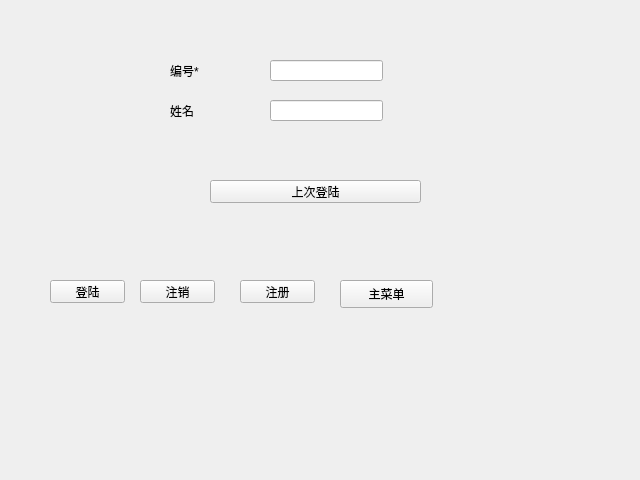
<?xml version="1.0" encoding="UTF-8"?>
<ui version="4.0">
 <class>LoginWidget</class>
 <widget class="QWidget" name="LoginWidget">
  <property name="geometry">
   <rect>
    <x>0</x>
    <y>0</y>
    <width>640</width>
    <height>480</height>
   </rect>
  </property>
  <property name="windowTitle">
   <string>Form</string>
  </property>
  <widget class="QPushButton" name="returnButton">
   <property name="geometry">
    <rect>
     <x>340</x>
     <y>280</y>
     <width>93</width>
     <height>28</height>
    </rect>
   </property>
   <property name="text">
    <string>主菜单</string>
   </property>
  </widget>
  <widget class="QPushButton" name="signupButton">
   <property name="geometry">
    <rect>
     <x>240</x>
     <y>280</y>
     <width>75</width>
     <height>23</height>
    </rect>
   </property>
   <property name="text">
    <string>注册</string>
   </property>
  </widget>
  <widget class="QLineEdit" name="idLineEdit">
   <property name="geometry">
    <rect>
     <x>270</x>
     <y>60</y>
     <width>113</width>
     <height>21</height>
    </rect>
   </property>
  </widget>
  <widget class="QLabel" name="nameLabel">
   <property name="geometry">
    <rect>
     <x>170</x>
     <y>100</y>
     <width>72</width>
     <height>21</height>
    </rect>
   </property>
   <property name="text">
    <string>姓名</string>
   </property>
  </widget>
  <widget class="QLabel" name="idLabel">
   <property name="geometry">
    <rect>
     <x>170</x>
     <y>60</y>
     <width>72</width>
     <height>21</height>
    </rect>
   </property>
   <property name="text">
    <string>编号*</string>
   </property>
  </widget>
  <widget class="QLineEdit" name="nameLineEdit">
   <property name="geometry">
    <rect>
     <x>270</x>
     <y>100</y>
     <width>113</width>
     <height>21</height>
    </rect>
   </property>
  </widget>
  <widget class="QPushButton" name="loginButton">
   <property name="geometry">
    <rect>
     <x>50</x>
     <y>280</y>
     <width>75</width>
     <height>23</height>
    </rect>
   </property>
   <property name="text">
    <string>登陆</string>
   </property>
  </widget>
  <widget class="QPushButton" name="logoffButton">
   <property name="geometry">
    <rect>
     <x>140</x>
     <y>280</y>
     <width>75</width>
     <height>23</height>
    </rect>
   </property>
   <property name="text">
    <string>注销</string>
   </property>
  </widget>
  <widget class="QPushButton" name="lastloginButton">
   <property name="geometry">
    <rect>
     <x>210</x>
     <y>180</y>
     <width>211</width>
     <height>23</height>
    </rect>
   </property>
   <property name="text">
    <string>上次登陆</string>
   </property>
  </widget>
 </widget>
 <resources/>
 <connections/>
</ui>
